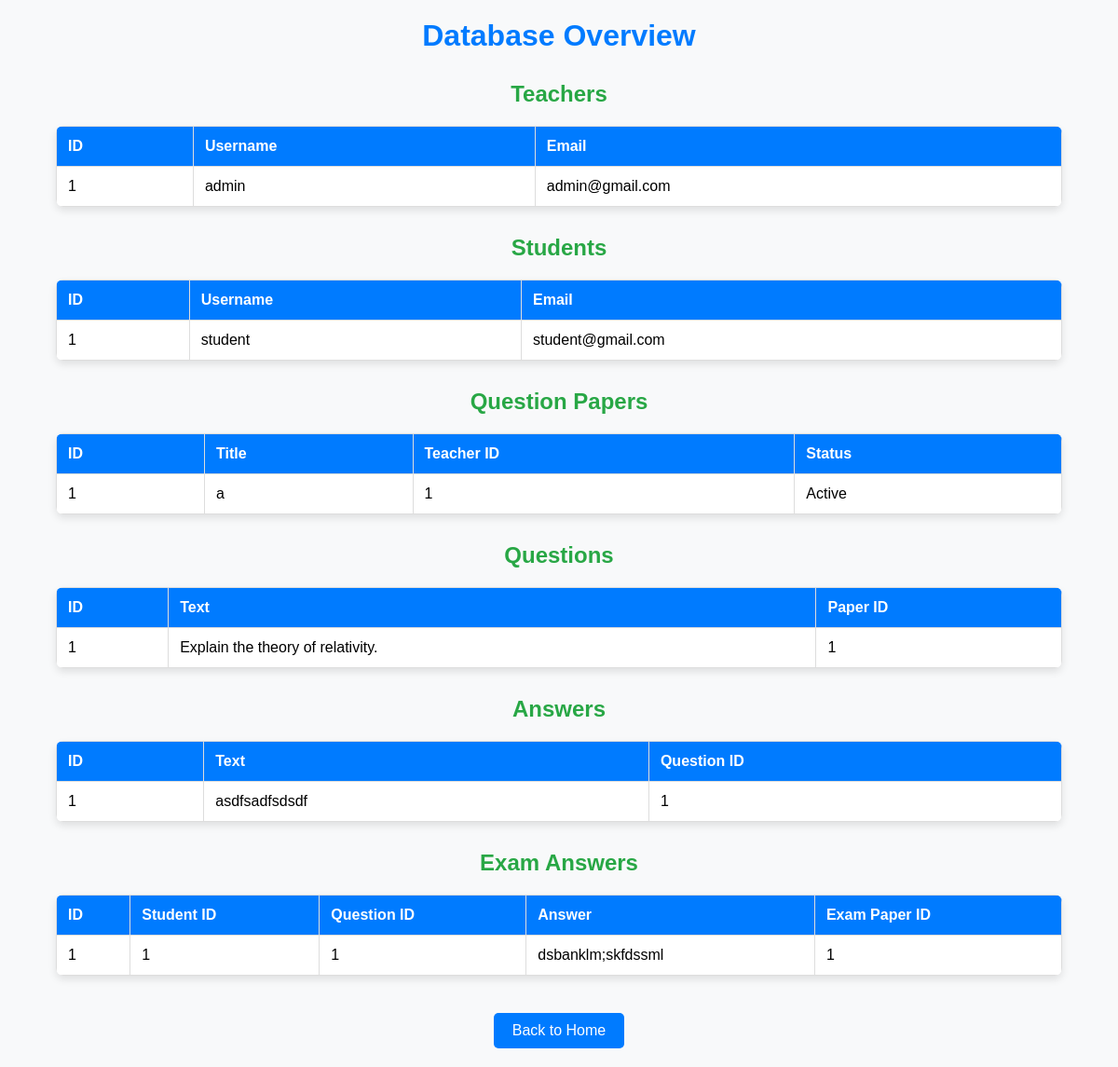
Screenshot of /view_database with the database file from the repository.
### models.py (models this page shows, shortened)
class Teacher(db.Model):
    __tablename__ = 'teachers'
    id = db.Column(db.Integer, primary_key=True)  # Define as primary key
    username = db.Column(db.String(150), unique=True, nullable=False)
    email = db.Column(db.String(150), unique=True, nullable=False)
    password = db.Column(db.String(200), nullable=False)

class Student(db.Model):
    __tablename__ = 'students'
    id = db.Column(db.Integer, primary_key=True)
    username = db.Column(db.String(150), unique=True, nullable=False)
    email = db.Column(db.String(150), unique=True, nullable=False)
    password = db.Column(db.String(200), nullable=False)

class QuestionPaper(db.Model):
    __tablename__ = 'question_papers'
    id = db.Column(db.Integer, primary_key=True)
    title = db.Column(db.String(100), nullable=False)
    teacher_id = db.Column(db.Integer, db.ForeignKey('teachers.id'), nullable=False)
    is_active = db.Column(db.Boolean, default=False)
    teacher = db.relationship('Teacher', backref='question_papers', lazy=True)
    questions = db.relationship('Question', backref='question_paper', cascade="all, delete-orphan")

class Question(db.Model):
    __tablename__ = 'questions'
    id = db.Column(db.Integer, primary_key=True)
    text = db.Column(db.Text, nullable=False)
    max_marks = db.Column(db.Float, default=1.0)  # NEW: Assignable marks
    paper_id = db.Column(db.Integer, db.ForeignKey('question_papers.id'), nullable=False)
    answers = db.relationship('Answer', backref='question', cascade="all, delete-orphan")

class Answer(db.Model):
    __tablename__ = 'answers'
    id = db.Column(db.Integer, primary_key=True)  # Define as primary key
    text = db.Column(db.Text, nullable=False)
    question_id = db.Column(db.Integer, db.ForeignKey('questions.id'), nullable=False)  # Correct ForeignKey reference

class ExamAnswer(db.Model):
    __tablename__ = 'exam_answers'
    id = db.Column(db.Integer, primary_key=True)
    student_id = db.Column(db.Integer, db.ForeignKey('students.id'), nullable=False)
    question_id = db.Column(db.Integer, db.ForeignKey('questions.id'), nullable=False)
    answer = db.Column(db.Text, nullable=False)
    exam_paper_id = db.Column(db.Integer, db.ForeignKey('question_papers.id'), nullable=False)
    student = db.relationship('Student', backref='exam_answers')
    question = db.relationship('Question', backref='exam_answers')
    exam_paper = db.relationship('QuestionPaper', backref='exam_answers')

### app.py (the view)
@app.route('/view_database')
def view_database():
    teachers = Teacher.query.all()
    students = Student.query.all()
    question_papers = QuestionPaper.query.all()
    questions = Question.query.all()
    answers = Answer.query.all()
    examanswers = ExamAnswer.query.all()
    return render_template('view_database.html', teachers=teachers, students=students, question_papers=question_papers, questions=questions, answers=answers, examanswers=examanswers)

### templates/view_database.html (shortened to what this page needs)
<!DOCTYPE html>
<html lang="en">
<head>
</head>
<body>
    <h1>Database Overview</h1>
    <h2>Teachers</h2>
    <table>
        <thead>
            <tr>
                <th>ID</th>
                <th>Username</th>
                <th>Email</th>
            </tr>
        </thead>
        <tbody>
            {% for teacher in teachers %}
            <tr>
                <td>{{ teacher.id }}</td>
                <td>{{ teacher.username }}</td>
                <td>{{ teacher.email }}</td>
            </tr>
            {% else %}
            <tr>
                <td colspan="3">No teachers found.</td>
            </tr>
            {% endfor %}
        </tbody>
    </table>
    <h2>Students</h2>
    <table>
        <thead>
            <tr>
                <th>ID</th>
                <th>Username</th>
                <th>Email</th>
            </tr>
        </thead>
        <tbody>
            {% for student in students %}
            <tr>
                <td>{{ student.id }}</td>
                <td>{{ student.username }}</td>
                <td>{{ student.email }}</td>
            </tr>
            {% else %}
            <tr>
                <td colspan="3">No students found.</td>
            </tr>
            {% endfor %}
        </tbody>
    </table>
    <h2>Question Papers</h2>
    <table>
        <thead>
            <tr>
                <th>ID</th>
                <th>Title</th>
                <th>Teacher ID</th>
                <th>Status</th>
            </tr>
        </thead>
        <tbody>
            {% for paper in question_papers %}
            <tr>
                <td>{{ paper.id }}</td>
                <td>{{ paper.title }}</td>
                <td>{{ paper.teacher_id }}</td>
                <td>{{ 'Active' if paper.is_active else 'Inactive' }}</td>
            </tr>
            {% else %}
            <tr>
                <td colspan="4">No question papers found.</td>
            </tr>
            {% endfor %}
        </tbody>
    </table>
    <h2>Questions</h2>
    <table>
        <thead>
            <tr>
                <th>ID</th>
                <th>Text</th>
                <th>Paper ID</th>
            </tr>
        </thead>
        <tbody>
            {% for question in questions %}
            <tr>
                <td>{{ question.id }}</td>
                <td>{{ question.text }}</td>
                <td>{{ question.paper_id }}</td>
            </tr>
            {% else %}
            <tr>
                <td colspan="3">No questions found.</td>
            </tr>
            {% endfor %}
        </tbody>
    </table>
    <h2>Answers</h2>
    <table>
        <thead>
            <tr>
                <th>ID</th>
                <th>Text</th>
                <th>Question ID</th>
            </tr>
        </thead>
        <tbody>
            {% for answer in answers %}
            <tr>
                <td>{{ answer.id }}</td>
                <td>{{ answer.text }}</td>
                <td>{{ answer.question_id }}</td>
            </tr>
            {% else %}
            <tr>
                <td colspan="3">No answers found.</td>
            </tr>
            {% endfor %}
        </tbody>
    </table>
    <h2>Exam Answers</h2>
    <table>
        <thead>
            <tr>
                <th>ID</th>
                <th>Student ID</th>
                <th>Question ID</th>
                <th>Answer</th>
                <th>Exam Paper ID</th>
            </tr>
        </thead>
        <tbody>
            {% for examanswer in examanswers %}
            <tr>
                <td>{{ examanswer.id }}</td>
                <td>{{ examanswer.student_id }}</td>
                <td>{{ examanswer.question_id }}</td>
                <td>{{ examanswer.answer }}</td>
                <td>{{ examanswer.exam_paper_id }}</td>
            </tr>
            {% else %}
            <tr>
                <td colspan="5">No exam answers found.</td>
            </tr>
            {% endfor %}
        </tbody>
    </table>
    <a href="{{ url_for('index') }}">Back to Home</a>
</body>
</html>

### templates/view_database.html (style rules this page uses)
body { font-family: Arial, sans-serif; background-color: #f8f9fa; margin: 0; padding: 0; text-align: center; }
h1 { color: #007bff; margin-top: 20px; }
h2 { color: #28a745; margin-top: 30px; }
table { width: 90%; margin: 20px auto; border-collapse: collapse; background: #ffffff; box-shadow: 0px 4px 8px rgba(0, 0, 0, 0.1); border-radius: 8px; overflow: hidden; }
th, td { padding: 12px; border: 1px solid #ddd; text-align: left; }
th { background-color: #007bff; color: white; }
a { display: inline-block; margin: 20px; padding: 10px 20px; text-decoration: none; background-color: #007bff; color: white; border-radius: 5px; transition: background-color 0.3s; }

### rows the page displays
Teacher: id "1", username "admin", email "admin@gmail.com"
Student: id "1", username "student", email "student@gmail.com"
QuestionPaper: id "1", title "a", teacher_id "1", is_active "Active"
Question: id "1", text "Explain the theory of relativity.", paper_id "1"
Answer: id "1", text "asdfsadfsdsdf", question_id "1"
ExamAnswer: id "1", student_id "1", question_id "1", answer "dsbanklm;skfdssml", exam_paper_id "1"
